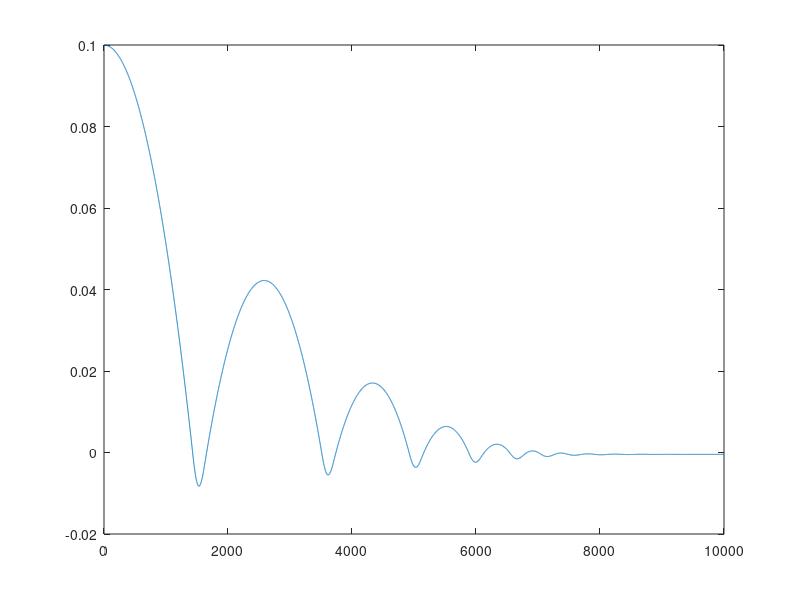

Recreate this plot in MATLAB.

clear all
close all

Kf = 1000000; %1.0E+4 Rigidite (N/m),
Df = 2000;  %1.0E+3 viscosite (N/(m/s)) du sol

g=9.81;
Mass=47.1;

y1=0.1; %initial position

v1 = 0; 
y = y1;  v = v1;
accel=0;

%* Loop until ball hits ground or max steps completed
tau = 0.0001;  % (sec)
t = 1; 
for istep=1:(t/tau)

  %* Record position (computed and theoretical) for plotting
  yplot(istep) = y;   % Record trajectory for plot
  t = (istep-1)*tau;     % Current time

  %* Calculate the acceleration of the ball 
  if( y < 0 )  
  accel = -g;
  f=(-y*Kf-v*Df)/(Mass);  
    if f>0
        accel = -g+f;
    end
  else 
  accel = -g;      % Gravity
  end
  %* Calculate the new position and velocity using Euler method
  y = y + tau*v;                 % Euler step
  v = v + tau*accel;     
  accelplot(istep) = accel;
end

figure(1)
plot(yplot);
%figure(2)
%plot(accelplot);
